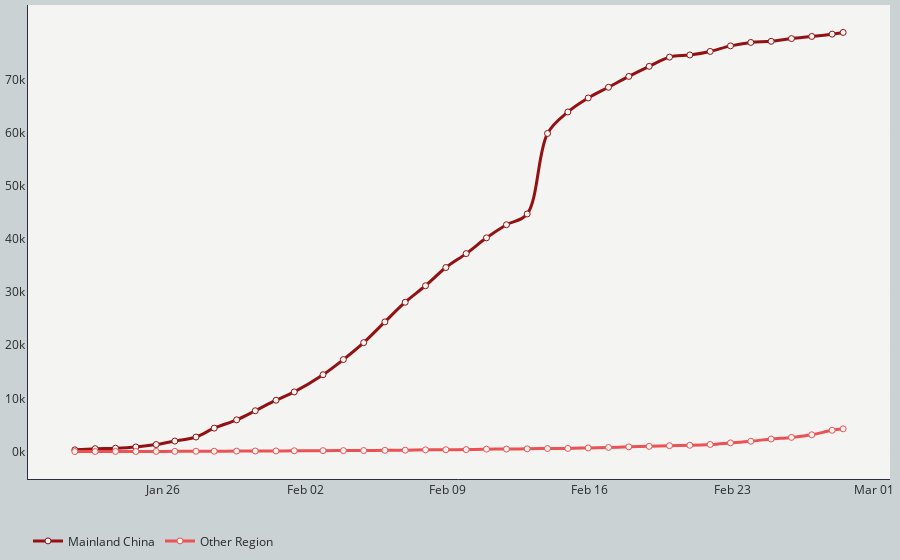

Write notebook code for a chart like this one.
### Code cell
# Line plot for confirmed cases
# Set up tick scale based on confirmed case number
tickList = list(np.arange(0, df_confirmed['Mainland China'].max()+1000, 10000))

# Create empty figure canvas
fig_confirmed = go.Figure()
# Add trace to the figure
fig_confirmed.add_trace(go.Scatter(x=df_confirmed['Date'], y=df_confirmed['Mainland China'],
                                   mode='lines+markers',
                                   line_shape='spline',
                                   name='Mainland China',
                                   line=dict(color='#921113', width=3),
                                   marker=dict(size=6, color='#f4f4f2',
                                               line=dict(width=1,color='#921113')),
                                   text=[datetime.strftime(d, '%b %d %Y AEDT') for d in df_confirmed['Date']],
                                   hovertext=['Mainland China confirmed<br>{:,d} cases<br>'.format(i) for i in df_confirmed['Mainland China']],
                                   hovertemplate='<b>%{text}</b><br></br>'+
                                                 '%{hovertext}'+
                                                 '<extra></extra>'))
fig_confirmed.add_trace(go.Scatter(x=df_confirmed['Date'], y=df_confirmed['Other locations'],
                                   mode='lines+markers',
                                   line_shape='spline',
                                   name='Other Region',
                                   line=dict(color='#eb5254', width=3),
                                   marker=dict(size=6, color='#f4f4f2',
                                               line=dict(width=1,color='#eb5254')),
                                   text=[datetime.strftime(d, '%b %d %Y AEDT') for d in df_confirmed['Date']],
                                   hovertext=['Other locations confirmed<br>{:,d} cases<br>'.format(i) for i in df_confirmed['Other locations']],
                                   hovertemplate='<b>%{text}</b><br></br>'+
                                                 '%{hovertext}'+
                                                 '<extra></extra>'))
# Customise layout
fig_confirmed.update_layout(
    #title=dict(
    #    text="<b>Confirmed Cases Timeline<b>",
    #    y=0.96, x=0.5, xanchor='center', yanchor='top',
    #    font=dict(size=20, color="#292929", family="Playfair Display")
    #),
    margin=go.layout.Margin(
        l=10,
        r=10,
        b=10,
        t=5,
        pad=0
    ),
    yaxis=dict(
        showline=True, linecolor='#272e3e',
        zeroline=False,
        gridcolor='rgba(203, 210, 211,.3)',
        gridwidth = .1,
        tickmode='array',
        # Set tick range based on the maximum number
        tickvals=tickList,
        # Set tick label accordingly
        ticktext=["{:.0f}k".format(i/1000) for i in tickList]
    ),
#    yaxis_title="Total Confirmed Case Number",
    xaxis=dict(
        showline=True, linecolor='#272e3e',
        gridcolor='rgba(203, 210, 211,.3)',
        gridwidth = .1,
        zeroline=False
    ),
    xaxis_tickformat='%b %d',
    hovermode = 'x',
    legend_orientation="h",
#    legend=dict(x=.35, y=-.05),
    plot_bgcolor='#f4f4f2',
    paper_bgcolor='#cbd2d3',
    font=dict(color='#292929')
)

fig_confirmed.show()

### Figure 1 — Plotly figure (JSON) as saved in the notebook; plotly's stock layout.template omitted (floating-point values rounded to 4 significant figures)
{"data": [{"hovertemplate": "<b>%{text}</b><br></br>%{hovertext}<extra></extra>", "hovertext": ["Mainland China confirmed<br>78,815 cases<br>", "Mainland China confirmed<br>78,497 cases<br>", "Mainland China confirmed<br>78,064 cases<br>", "Mainland China confirmed<br>77,660 cases<br>", "Mainland China confirmed<br>77,150 cases<br>", "Mainland China confirmed<br>76,936 cases<br>", "Mainland China confirmed<br>76,291 cases<br>", "Mainland China confirmed<br>75,247 cases<br>", "Mainland China confirmed<br>74,578 cases<br>", "Mainland China confirmed<br>74,184 cases<br>", "Mainland China confirmed<br>72,438 cases<br>", "Mainland China confirmed<br>70,553 cases<br>", "Mainland China confirmed<br>68,507 cases<br>", "Mainland China confirmed<br>66,496 cases<br>", "Mainland China confirmed<br>63,862 cases<br>", "Mainland China confirmed<br>59,822 cases<br>", "Mainland China confirmed<br>44,685 cases<br>", "Mainland China confirmed<br>42,658 cases<br>", "Mainland China confirmed<br>40,195 cases<br>", "Mainland China confirmed<br>37,230 cases<br>", "Mainland China confirmed<br>34,609 cases<br>", "Mainland China confirmed<br>31,187 cases<br>", "Mainland China confirmed<br>28,085 cases<br>", "Mainland China confirmed<br>24,385 cases<br>", "Mainland China confirmed<br>20,483 cases<br>", "Mainland China confirmed<br>17,302 cases<br>", "Mainland China confirmed<br>14,451 cases<br>", "Mainland China confirmed<br>11,221 cases<br>", "Mainland China confirmed<br>9,658 cases<br>", "Mainland China confirmed<br>7,678 cases<br>", "Mainland China confirmed<br>5,970 cases<br>", "Mainland China confirmed<br>4,409 cases<br>", "Mainland China confirmed<br>2,737 cases<br>", "Mainland China confirmed<br>1,979 cases<br>", "Mainland China confirmed<br>1,320 cases<br>", "Mainland China confirmed<br>865 cases<br>", "Mainland China confirmed<br>639 cases<br>", "Mainland China confirmed<br>549 cases<br>", "Mainland China confirmed<br>327 cases<br>"], "line": {"color": "#921113", "shape": "spline", "width": 3}, "marker": {"color": "#f4f4f2", "line": {"color": "#921113", "width": 1}, "size": 6}, "mode": "lines+markers", "name": "Mainland China", "text": ["Feb 28 2020 AEDT", "Feb 27 2020 AEDT", "Feb 26 2020 AEDT", "Feb 25 2020 AEDT", "Feb 24 2020 AEDT", "Feb 23 2020 AEDT", "Feb 22 2020 AEDT", "Feb 21 2020 AEDT", "Feb 20 2020 AEDT", "Feb 19 2020 AEDT", "Feb 18 2020 AEDT", "Feb 17 2020 AEDT", "Feb 16 2020 AEDT", "Feb 15 2020 AEDT", "Feb 14 2020 AEDT", "Feb 13 2020 AEDT", "Feb 12 2020 AEDT", "Feb 11 2020 AEDT", "Feb 10 2020 AEDT", "Feb 09 2020 AEDT", "Feb 08 2020 AEDT", "Feb 07 2020 AEDT", "Feb 06 2020 AEDT", "Feb 05 2020 AEDT", "Feb 04 2020 AEDT", "Feb 03 2020 AEDT", "Feb 02 2020 AEDT", "Feb 01 2020 AEDT", "Jan 31 2020 AEDT", "Jan 30 2020 AEDT", "Jan 29 2020 AEDT", "Jan 28 2020 AEDT", "Jan 27 2020 AEDT", "Jan 26 2020 AEDT", "Jan 25 2020 AEDT", "Jan 24 2020 AEDT", "Jan 23 2020 AEDT", "Jan 22 2020 AEDT", "Jan 21 2020 AEDT"], "type": "scatter", "x": ["2020-02-28T11:00:00", "2020-02-27T22:00:00", "2020-02-26T22:00:00", "2020-02-25T22:00:00", "2020-02-24T22:00:00", "2020-02-23T22:00:00", "2020-02-22T22:00:00", "2020-02-21T22:00:00", "2020-02-20T22:00:00", "2020-02-19T22:00:00", "2020-02-18T22:00:00", "2020-02-17T22:00:00", "2020-02-16T22:00:00", "2020-02-15T22:00:00", "2020-02-14T22:00:00", "2020-02-13T22:00:00", "2020-02-12T22:00:00", "2020-02-11T21:30:00", "2020-02-10T22:00:00", "2020-02-09T22:00:00", "2020-02-08T22:00:00", "2020-02-07T22:00:00", "2020-02-06T22:00:00", "2020-02-05T22:00:00", "2020-02-04T21:00:00", "2020-02-03T21:00:00", "2020-02-02T21:00:00", "2020-02-01T11:00:00", "2020-01-31T13:30:00", "2020-01-30T13:00:00", "2020-01-29T15:00:00", "2020-01-28T12:30:00", "2020-01-27T15:00:00", "2020-01-26T14:00:00", "2020-01-25T16:00:00", "2020-01-24T16:00:00", "2020-01-23T16:00:00", "2020-01-22T16:00:00", "2020-01-21T16:00:00"], "y": [78815, 78497, 78064, 77660, 77150, 76936, 76291, 75247, 74578, 74184, 72438, 70553, 68507, 66496, 63862, 59822, 44685, 42658, 40195, 37230, 34609, 31187, 28085, 24385, 20483, 17302, 14451, 11221, 9658, 7678, 5970, 4409, 2737, 1979, 1320, 865, 639, 549, 327]}, {"hovertemplate": "<b>%{text}</b><br></br>%{hovertext}<extra></extra>", "hovertext": ["Other locations confirmed<br>4,281 cases<br>", "Other locations confirmed<br>4,010 cases<br>", "Other locations confirmed<br>3,157 cases<br>", "Other locations confirmed<br>2,667 cases<br>", "Other locations confirmed<br>2,360 cases<br>", "Other locations confirmed<br>1,948 cases<br>", "Other locations confirmed<br>1,634 cases<br>", "Other locations confirmed<br>1,337 cases<br>", "Other locations confirmed<br>1,183 cases<br>", "Other locations confirmed<br>1,106 cases<br>", "Other locations confirmed<br>986 cases<br>", "Other locations confirmed<br>889 cases<br>", "Other locations confirmed<br>775 cases<br>", "Other locations confirmed<br>689 cases<br>", "Other locations confirmed<br>591 cases<br>", "Other locations confirmed<br>572 cases<br>", "Other locations confirmed<br>522 cases<br>", "Other locations confirmed<br>473 cases<br>", "Other locations confirmed<br>452 cases<br>", "Other locations confirmed<br>370 cases<br>", "Other locations confirmed<br>347 cases<br>", "Other locations confirmed<br>321 cases<br>", "Other locations confirmed<br>263 cases<br>", "Other locations confirmed<br>231 cases<br>", "Other locations confirmed<br>194 cases<br>", "Other locations confirmed<br>181 cases<br>", "Other locations confirmed<br>177 cases<br>", "Other locations confirmed<br>152 cases<br>", "Other locations confirmed<br>118 cases<br>", "Other locations confirmed<br>105 cases<br>", "Other locations confirmed<br>87 cases<br>", "Other locations confirmed<br>64 cases<br>", "Other locations confirmed<br>57 cases<br>", "Other locations confirmed<br>40 cases<br>", "Other locations confirmed<br>34 cases<br>", "Other locations confirmed<br>16 cases<br>", "Other locations confirmed<br>26 cases<br>", "Other locations confirmed<br>6 cases<br>", "Other locations confirmed<br>5 cases<br>"], "line": {"color": "#eb5254", "shape": "spline", "width": 3}, "marker": {"color": "#f4f4f2", "line": {"color": "#eb5254", "width": 1}, "size": 6}, "mode": "lines+markers", "name": "Other Region", "text": ["Feb 28 2020 AEDT", "Feb 27 2020 AEDT", "Feb 26 2020 AEDT", "Feb 25 2020 AEDT", "Feb 24 2020 AEDT", "Feb 23 2020 AEDT", "Feb 22 2020 AEDT", "Feb 21 2020 AEDT", "Feb 20 2020 AEDT", "Feb 19 2020 AEDT", "Feb 18 2020 AEDT", "Feb 17 2020 AEDT", "Feb 16 2020 AEDT", "Feb 15 2020 AEDT", "Feb 14 2020 AEDT", "Feb 13 2020 AEDT", "Feb 12 2020 AEDT", "Feb 11 2020 AEDT", "Feb 10 2020 AEDT", "Feb 09 2020 AEDT", "Feb 08 2020 AEDT", "Feb 07 2020 AEDT", "Feb 06 2020 AEDT", "Feb 05 2020 AEDT", "Feb 04 2020 AEDT", "Feb 03 2020 AEDT", "Feb 02 2020 AEDT", "Feb 01 2020 AEDT", "Jan 31 2020 AEDT", "Jan 30 2020 AEDT", "Jan 29 2020 AEDT", "Jan 28 2020 AEDT", "Jan 27 2020 AEDT", "Jan 26 2020 AEDT", "Jan 25 2020 AEDT", "Jan 24 2020 AEDT", "Jan 23 2020 AEDT", "Jan 22 2020 AEDT", "Jan 21 2020 AEDT"], "type": "scatter", "x": ["2020-02-28T11:00:00", "2020-02-27T22:00:00", "2020-02-26T22:00:00", "2020-02-25T22:00:00", "2020-02-24T22:00:00", "2020-02-23T22:00:00", "2020-02-22T22:00:00", "2020-02-21T22:00:00", "2020-02-20T22:00:00", "2020-02-19T22:00:00", "2020-02-18T22:00:00", "2020-02-17T22:00:00", "2020-02-16T22:00:00", "2020-02-15T22:00:00", "2020-02-14T22:00:00", "2020-02-13T22:00:00", "2020-02-12T22:00:00", "2020-02-11T21:30:00", "2020-02-10T22:00:00", "2020-02-09T22:00:00", "2020-02-08T22:00:00", "2020-02-07T22:00:00", "2020-02-06T22:00:00", "2020-02-05T22:00:00", "2020-02-04T21:00:00", "2020-02-03T21:00:00", "2020-02-02T21:00:00", "2020-02-01T11:00:00", "2020-01-31T13:30:00", "2020-01-30T13:00:00", "2020-01-29T15:00:00", "2020-01-28T12:30:00", "2020-01-27T15:00:00", "2020-01-26T14:00:00", "2020-01-25T16:00:00", "2020-01-24T16:00:00", "2020-01-23T16:00:00", "2020-01-22T16:00:00", "2020-01-21T16:00:00"], "y": [4281, 4010, 3157, 2667, 2360, 1948, 1634, 1337, 1183, 1106, 986, 889, 775, 689, 591, 572, 522, 473, 452, 370, 347, 321, 263, 231, 194, 181, 177, 152, 118, 105, 87, 64, 57, 40, 34, 16, 26, 6, 5]}], "layout": {"font": {"color": "#292929"}, "hovermode": "x", "legend": {"orientation": "h"}, "margin": {"b": 10, "l": 10, "pad": 0, "r": 10, "t": 5}, "paper_bgcolor": "#cbd2d3", "plot_bgcolor": "#f4f4f2", "xaxis": {"gridcolor": "rgba(203, 210, 211,.3)", "gridwidth": 0.1, "linecolor": "#272e3e", "showline": true, "tickformat": "%b %d", "zeroline": false}, "yaxis": {"gridcolor": "rgba(203, 210, 211,.3)", "gridwidth": 0.1, "linecolor": "#272e3e", "showline": true, "tickmode": "array", "ticktext": ["0k", "10k", "20k", "30k", "40k", "50k", "60k", "70k"], "tickvals": [0, 10000, 20000, 30000, 40000, 50000, 60000, 70000], "zeroline": false}}}
